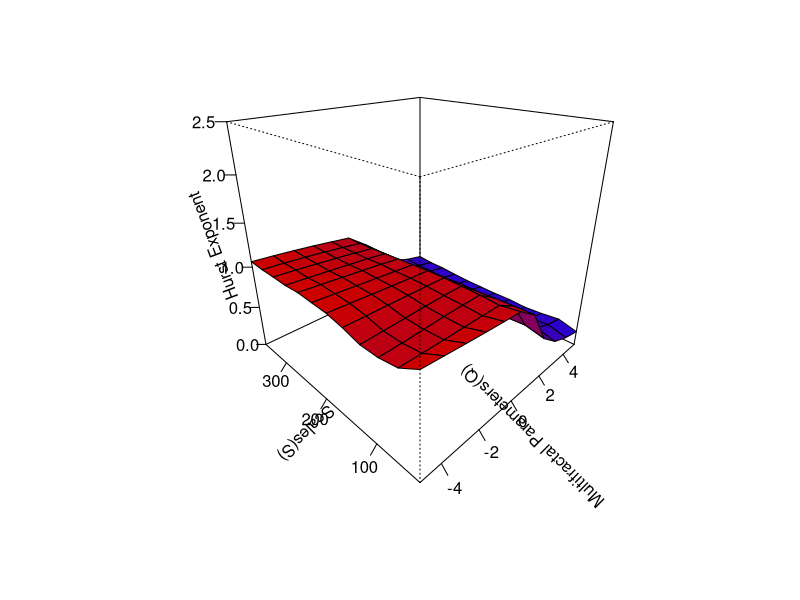

Reproduce this figure in R.
overlapping <- 0#0 - time series is partitioned into no overlapping windows of analysis, 1- time series is partitioned into overlapping windows of analysis, step between consecutive windows is = 1 (much longer calculations)
smin <- 10      #minimal s scale used, when calculating Fq(s) functions family (default 10)
smax <- 600     #maximal s scale used, when calculating Fq(s) functions family, has to be multiple of 5 (default 600; in general should be near to N/50, where N is a time series length)
qmin <- -5      #minimal multifractal parameter q used (default -5)
qmax <- 5       #maximal cmultifractal parameter q used (deafault 5)
qlist <- seq(from=qmin, to=qmax, by=0.1)
#cat(qlist);
# We can't have q value = 0 because we take power of 1/q at one point
for(i in 1:length(qlist)){
  if(qlist[i]==0){
    qlist[i]<-0.001
  }
}
#cat(qlist);

# Read data from file - numbers alone, one per line in text file
signal <- read.table("data.txt")
# Find profile of the signal by calculating cumulative sum for the whole series
prof = apply(signal[1][1],2,cumsum)
slength = length(prof)

# fqs below is the matrix containing Fluctuations. 
# We store it in matrix form as each pair of values of q (multifractal parameter) and s (scale) has a particular value of fluctuation. These are all stored together.
# We need to set the size of the fqs matrix beforehand to add rows, hence we calculate number of iterations and assign that
iter <- length(qlist*(smax-smin))
fqs <- matrix(NA, nrow=iter, ncol=3)
i<-1

for (s in smin:smax) {
  #Reshape the profiled signal into a matrix, so that we can extract segments
  ind <- c(1:length(prof))
  coordinates <- t(matrix(ind[1:(length(prof)-(length(prof)%%s))],s,(length(prof)-(length(prof)%%s))/s))
  segments<-matrix(prof, nrow(coordinates), ncol(coordinates), byrow=T)
  #Set of bases upto s
  xbase<-seq(1,s,1)
  f2nis<-c()
  for(ni in 1:nrow(segments)){
    # Obtain fits for all bases and calculate the mean variance for the same
    seg<-segments[ni,]
    fit<-lm(seg ~ xbase + I(xbase^2))
    #print (fit[[1]])
    sum<-0
    for(i in 1:length(xbase)){
      b<-(fit[[1]][[1]]*1+fit[[1]][[2]]*(xbase[i]^1)+fit[[1]][[3]]*(xbase[i]^2))
      sum<-sum+((seg[i]-b)^2)
    }
    variance<-(sum/length(xbase))
    f2nis<-c(f2nis, variance)
  }
  
  for(q in qlist){
    # print(i)
    # Calculating fluctuations and storing
    row<-c(q,s,mean((f2nis^(q/2)))^(1/q))
    fqs<-rbind(fqs, row)
    i<-i+1
  }
}
# on.exit()
# Remove redundant rows
fqs=na.omit(fqs)

# Calculate log values of scales and fluctuations 
fqsll <- cbind(fqs[,1], fqs[,2], log(fqs[,2]), log(fqs[,3]));

#We can increase the value of spacing and qlist to get more data points in the surface but the plot will be less smooth and calculations will be lengthy
sspacing <- ((smax/5)-smin)/11
qlist <- seq(from=qmin, to=qmax, by=1)
for(i in 1:length(qlist)){
  if(qlist[i]==0){
    qlist[i]<-0.001
  }
}
#print("Fqsll is:")
#print(fqsll)

# Calculating hurst exponent to be stored in hqs, for each unique pair of (q,s)
# This will be used to make a 3D Hurst Surface
hqRows<-(((smax/5)-smin)/sspacing)*length(qlist)
hqs <- matrix(NA, nrow=hqRows, ncol=3)
for(sit in seq(smin, (smax/5), sspacing)){
  # print(sit)
  for(qit in qlist){
    # print(qit)
    fittemp <- fqsll[fqsll[,1] == qit & fqsll[,2] >= sit & fqsll[,2] <= 5*sit,]
    htemp<-lm(fittemp[,4]~fittemp[,3])
    row<-c(qit, 3*sit, htemp[[1]][[2]])
    hqs<-rbind(hqs, row)
  }
  #print(fittemp)
}

# Remove redundant rows again
hqs<-na.omit(hqs)
# Reshape hqs values to a matrix so that we can plot it as a surface
hplot<-t(matrix(hqs[,3],nrow=length(hqs[,3])/length(qlist),byrow=T))

#if(max(hplot) < 1.5){
#hlim = 1.5
#} else if (max(hplot) < 2.5){
#hlim = 2.5
#} else {
#hlim = ceil((max(hplot)*10))/10
#}

# Generate the desired number of colors from this palette
jet.colors <- colorRampPalette( c( "#2c00cc", "#cc0000") ) 
nbcol <- 100
color <- jet.colors(nbcol)

# Compute the z-value at the facet centres
zfacet <- hplot[-1, -1] + hplot[-1, -ncol(hplot)] + hplot[-nrow(hplot), -1] + hplot[-nrow(hplot), -ncol(hplot)]
# Recode facet z-values into color indices
facetcol <- cut(zfacet, nbcol)
persp(c(unique(hqs[,1])),c(unique(hqs[,2])), hplot, zlim=c(0,2.5),col = color[facetcol], xlab="Multifractal Parameters(Q)", ylab="Scales(S)", zlab = "Hurst Exponent", phi=25, theta=-45, ticktype="detailed")

